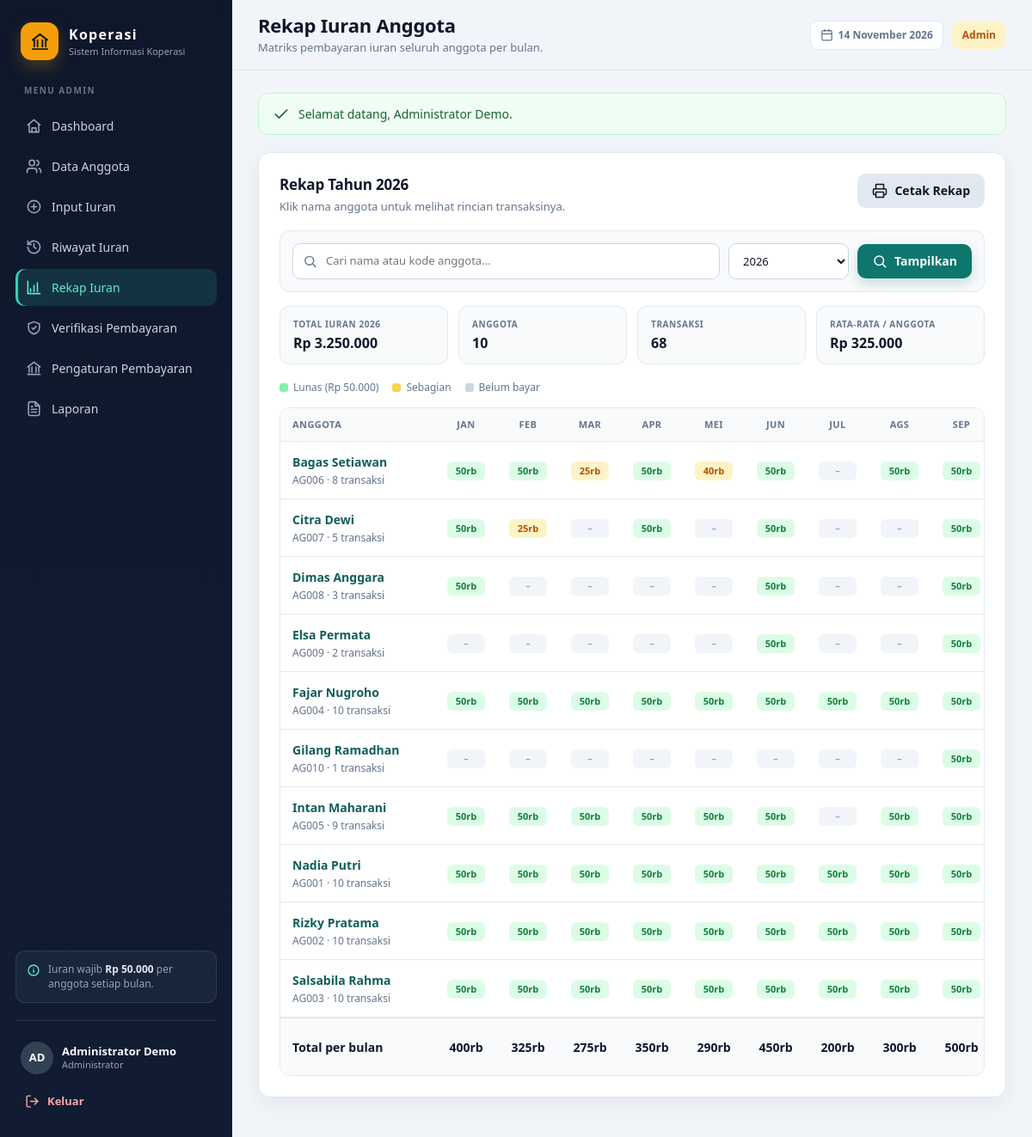
The app's page /iuran_anggota.php (signed in) with its own data.
### tables this page shows
CREATE TABLE `anggota` (
    `id` INT(11) NOT NULL AUTO_INCREMENT,
    `kode_anggota` VARCHAR(20) NOT NULL,
    `nama` VARCHAR(100) NOT NULL,
    `alamat` TEXT DEFAULT NULL,
    `telepon` VARCHAR(20) DEFAULT NULL,
    PRIMARY KEY (`id`),
    UNIQUE KEY `uq_anggota_kode` (`kode_anggota`)
);

### includes/pembayaran.php (called while the page is built, shortened)
<?php
function jumlah_pending_verifikasi(mysqli $conn): int
{
    try {
        return (int) db_value(
            $conn,
            'SELECT COUNT(*) FROM pembayaran WHERE status = \'pending\''
        );
    } catch (Throwable $exception) {
        return 0;
    }
}

### iuran_anggota.php (the view, shortened to what this page needs)
<?php
require_once __DIR__ . '/includes/bootstrap.php';
$tahun = get_int('tahun');
if ($tahun < 2000 || $tahun > 2100) {
    $tahun = (int) date('Y');
}
$q = trim(get('q'));
$bulanList = bulan_list();
$selectBulan = [];
$params = [];
foreach ($bulanList as $index => $bulan) {
    $selectBulan[] = 'COALESCE(SUM(CASE WHEN kas.bulan = ? THEN kas.jumlah ELSE 0 END), 0) AS m' . ($index + 1);
    $params[] = $bulan;
}
$params[] = $tahun;
$whereSql = '';
$sql = 'SELECT anggota.id, anggota.kode_anggota, anggota.nama,
               COUNT(kas.id) AS jumlah_transaksi,
               ' . implode(",\n               ", $selectBulan) . '
        FROM anggota
        LEFT JOIN kas ON kas.anggota_id = anggota.id AND kas.tahun = ?'
        . $whereSql . '
        GROUP BY anggota.id, anggota.kode_anggota, anggota.nama
        ORDER BY anggota.nama ASC';
$rows = db_all($conn, $sql, $params);
$rekap = [];
$totalPerBulan = array_fill(1, 12, 0.0);
$grandTotal = 0.0;
$totalTransaksi = 0;
foreach ($rows as $row) {
    $cells = [];
    $barisTotal = 0.0;
    for ($i = 1; $i <= 12; $i++) {
        $nilai = (float) $row['m' . $i];
        $cells[$i] = $nilai;
        $barisTotal += $nilai;
        $totalPerBulan[$i] += $nilai;
    }
    $rekap[] = [
        'id' => (int) $row['id'],
        'kode_anggota' => $row['kode_anggota'],
        'nama' => $row['nama'],
        'jumlah_transaksi' => (int) $row['jumlah_transaksi'],
        'cells' => $cells,
        'total' => $barisTotal,
    ];
    $grandTotal += $barisTotal;
    $totalTransaksi += (int) $row['jumlah_transaksi'];
}
$rataRata = $rekap !== [] ? $grandTotal / count($rekap) : 0;
$tahunList = tahun_tersedia($conn);
render_app_start(
    'Rekap Iuran',
    'iuran_anggota.php',
    'Rekap Iuran Anggota',
    'Matriks pembayaran iuran seluruh anggota per bulan.'
);
?>
<section class="panel">
    <div class="panel-head">
        <div>
            <h2>Rekap Tahun <?= e((string) $tahun) ?></h2>
            <p>Klik nama anggota untuk melihat rincian transaksinya.</p>
        </div>
        <a class="btn btn-secondary" href="cetak.php?tahun=<?= $tahun ?>" target="_blank" rel="noopener">
            <?= icon('print') ?> Cetak Rekap
        </a>
    </div>
    <form method="get" class="filter-bar">
        <div class="search-input">
            <input type="text" name="q" value="<?= e($q) ?>" placeholder="Cari nama atau kode anggota..." maxlength="100">
        </div>
        <select name="tahun" aria-label="Pilih tahun">
            <?php foreach ($tahunList as $opsiTahun): ?>
                <option value="<?= (int) $opsiTahun ?>" <?= $tahun === (int) $opsiTahun ? 'selected' : '' ?>>
                    <?= (int) $opsiTahun ?>
                </option>
            <?php endforeach; ?>
        </select>
        <button type="submit" class="btn btn-primary"><?= icon('search') ?> Tampilkan</button>
    </form>
    <div class="mini-stats">
        <div class="mini-stat">
            <span>Total Iuran <?= e((string) $tahun) ?></span>
            <strong><?= rupiah($grandTotal) ?></strong>
        </div>
        <div class="mini-stat">
            <span>Anggota</span>
            <strong><?= number_format(count($rekap), 0, ',', '.') ?></strong>
        </div>
        <div class="mini-stat">
            <span>Transaksi</span>
            <strong><?= number_format($totalTransaksi, 0, ',', '.') ?></strong>
        </div>
        <div class="mini-stat">
            <span>Rata-rata / Anggota</span>
            <strong><?= rupiah($rataRata) ?></strong>
        </div>
    </div>
    <div class="legend">
        <span><i class="legend-dot is-paid"></i> Lunas (<?= rupiah(IURAN_WAJIB) ?>)</span>
        <span><i class="legend-dot is-partial"></i> Sebagian</span>
        <span><i class="legend-dot is-empty"></i> Belum bayar</span>
    </div>
    <?php if ($rekap === []): ?>
        <div class="empty-state">
            <?= icon('users') ?>
            <h3>Tidak ada anggota</h3>
            <p><?= $q !== '' ? 'Tidak ada anggota yang cocok dengan pencarian.' : 'Belum ada anggota terdaftar.' ?></p>
        </div>
    <?php else: ?>
        <div class="table-wrap">
            <table class="table-matrix">
                <thead>
                    <tr>
                        <th class="sticky-col">Anggota</th>
                        <?php foreach ($bulanList as $bulan): ?>
                            <th class="text-center" title="<?= e($bulan) ?>"><?= e(bulan_singkat($bulan)) ?></th>
                        <?php endforeach; ?>
                    </tr>
                </thead>
                <tbody>
                    <?php foreach ($rekap as $row): ?>
                        <tr>
                            <td class="sticky-col">
                                <a class="table-link" href="riwayat_iuran.php?anggota_id=<?= $row['id'] ?>">
                                    <strong><?= e($row['nama']) ?></strong>
                                </a>
                                <div class="table-sub"><?= e($row['kode_anggota']) ?> &middot; <?= $row['jumlah_transaksi'] ?> transaksi</div>
                            </td>
                            <?php foreach ($bulanList as $index => $bulan): ?>
                                <?php
                                $nilai = $row['cells'][$index + 1];
                                $kelas = $nilai >= IURAN_WAJIB ? 'is-paid' : ($nilai > 0 ? 'is-partial' : 'is-empty');
                                $label = $nilai > 0 ? number_format($nilai / 1000, 0, ',', '.') . 'rb' : '–';
                                ?>
                                <td class="text-center">
                                    <span class="cell-badge <?= $kelas ?>"
                                          title="<?= e($bulan . ': ' . rupiah($nilai)) ?>">
                                        <?= e($label) ?>
                                    </span>
                                </td>
                            <?php endforeach; ?>
                        </tr>
                    <?php endforeach; ?>
                </tbody>
                <tfoot>
                    <tr>
                        <td class="sticky-col"><strong>Total per bulan</strong></td>
                        <?php foreach ($bulanList as $index => $bulan): ?>
                            <td class="text-center">
                                <strong><?= $totalPerBulan[$index + 1] > 0 ? number_format($totalPerBulan[$index + 1] / 1000, 0, ',', '.') . 'rb' : '–' ?></strong>
                            </td>
                        <?php endforeach; ?>
                    </tr>
                </tfoot>
            </table>
        </div>
    <?php endif; ?>
</section>

### records on screen
anggota: nama "Bagas Setiawan", kode_anggota "AG006", jumlah_transaksi "8", label "50rb", label "25rb", label "40rb", label "–"
anggota: nama "Citra Dewi", kode_anggota "AG007", jumlah_transaksi "5", label "50rb", label "25rb", label "–"
anggota: nama "Dimas Anggara", kode_anggota "AG008", jumlah_transaksi "3", label "50rb", label "–"
anggota: nama "Elsa Permata", kode_anggota "AG009", jumlah_transaksi "2", label "–", label "50rb"
anggota: nama "Fajar Nugroho", kode_anggota "AG004", jumlah_transaksi "10", label "50rb"
anggota: nama "Gilang Ramadhan", kode_anggota "AG010", jumlah_transaksi "1", label "–", label "50rb"
anggota: nama "Intan Maharani", kode_anggota "AG005", jumlah_transaksi "9", label "50rb", label "–"
anggota: nama "Nadia Putri", kode_anggota "AG001", jumlah_transaksi "10", label "50rb"
anggota: nama "Rizky Pratama", kode_anggota "AG002", jumlah_transaksi "10", label "50rb"
anggota: nama "Salsabila Rahma", kode_anggota "AG003", jumlah_transaksi "10", label "50rb"

### other values on screen
APP_NAME "Koperasi"
APP_TAGLINE "Sistem Informasi Koperasi"
$item['label'] "Dashboard"
$item['label'] "Data Anggota"
$item['label'] "Input Iuran"
$item['label'] "Riwayat Iuran"
$item['label'] "Rekap Iuran"
$item['label'] "Verifikasi Pembayaran"
$item['label'] "Pengaturan Pembayaran"
$item['label'] "Laporan"
rupiah(IURAN_WAJIB) "Rp 50.000"
initials($user['nama']) "AD"
$user['nama'] "Administrator Demo"
$heading "Rekap Iuran Anggota"
$subtitle "Matriks pembayaran iuran seluruh anggota per bulan."
